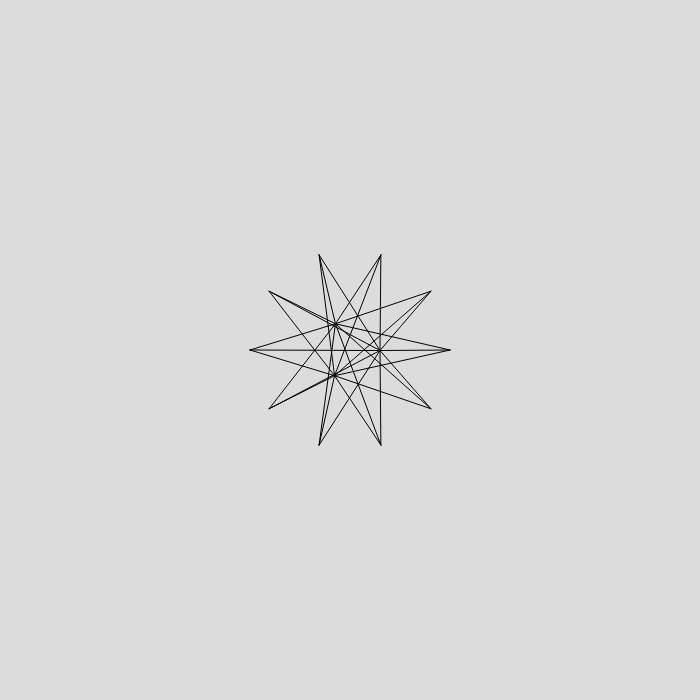
Frame 1 (no input)
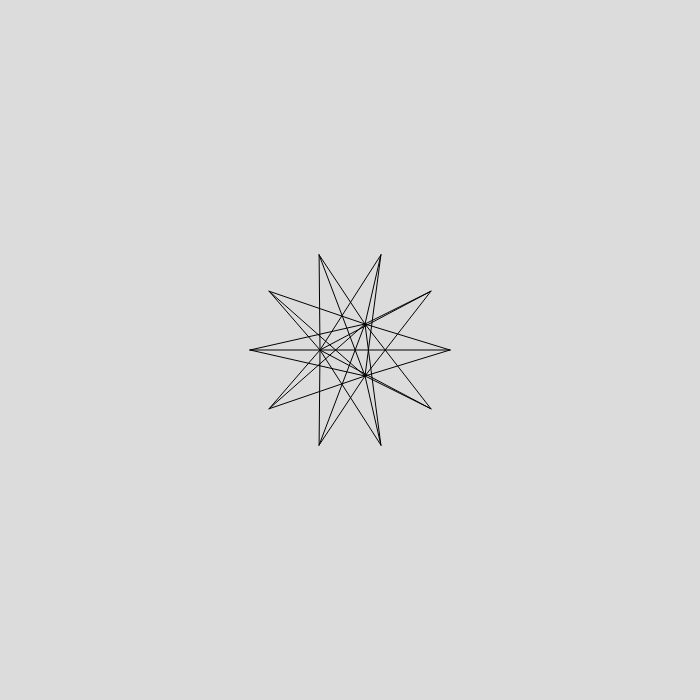
Frame 60 (no input)
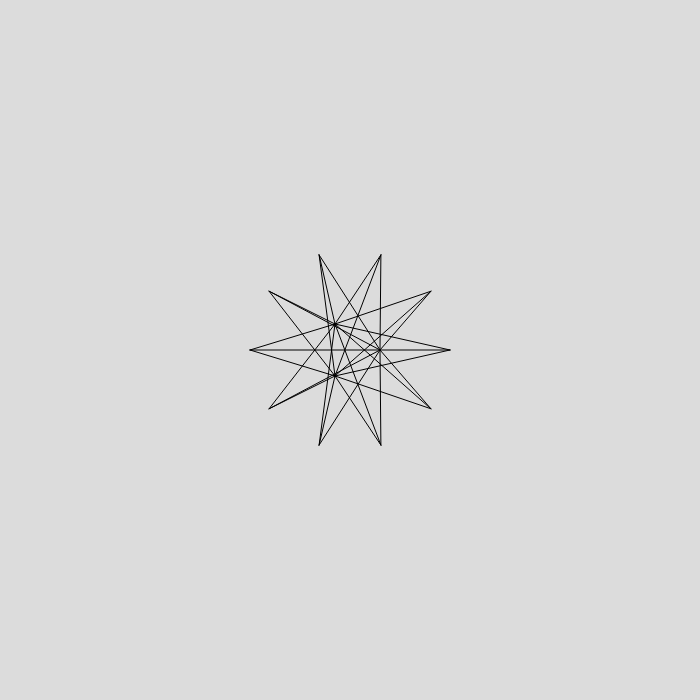
Frame 120 (the mouse pressed at the canvas centre since frame 60)

The p5.js sketch that drew these frames (run headless with seeded random() and noise() and a simulated clock; from frame 60 on, the mouse is pressed at the canvas centre):

// p5.js sketch
// ── sketch.js
let outer = [];
let inner = [];
let outerNumber = 10;
let innerNumber = 3;
let radius = 100;
let radius2 = 30;
let speed = 0.31;

function setup(){
    createCanvas(700, 700);
    angleMode(DEGREES);

    let unitAngle1 = 360 / outerNumber;
    let unitAngle2 = 360 / innerNumber;

    for(let i = 0; i < outerNumber; i++) {
        let angle = unitAngle1 * i;
        outer[i] = new Star(angle, radius);
    }

    for(let i = 0; i < innerNumber; i++) {
        let angle = unitAngle2 * i;
        inner[i] = new Star(angle, radius2);
    }
}

function draw(){
    background(220);
    translate(width / 2, height / 2);

    // 외곽 고정
    for(let i = 0; i < outerNumber; i++) {
        outer[i].update();
        outer[i].display();
    }

    // 내부 회전
    for(let i = 0; i < innerNumber; i++) {
        inner[i].angle += 1;
        inner[i].update();
        inner[i].display();
    }

    // 연결선
    for(let i = 0; i < outerNumber; i++) {
        for(let j = 0; j < innerNumber; j++) {
            line(outer[i].x, outer[i].y, inner[j].x, inner[j].y);
        }
    }
}

// ── star.js

class Star {
    constructor(angle, r){
        this.angle = angle;
        this.r = r;
    }

    update(){
        this.x = this.r * cos(this.angle);
        this.y = this.r * sin(this.angle);
    }

    display(){
        // line(0, 0, this.x, this.y);
        // ellipse(this.x, this.y, 10, 10);
    }
}
